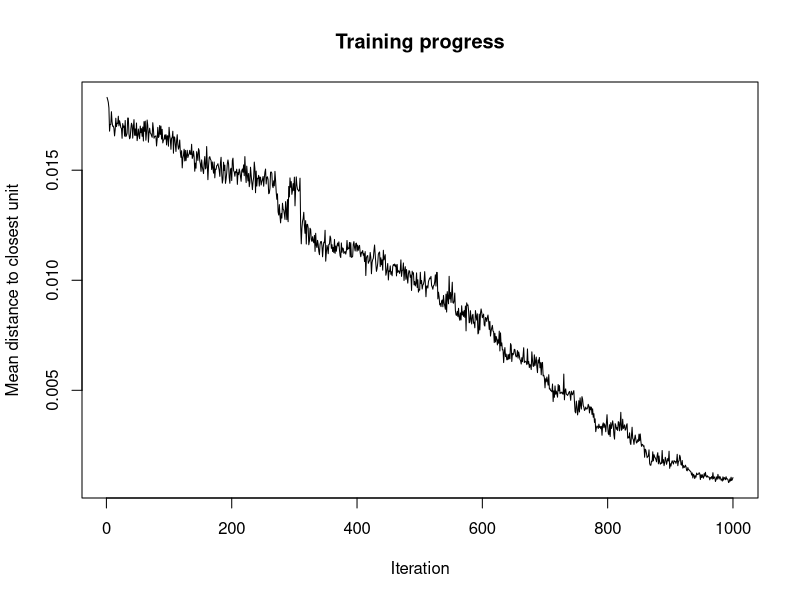
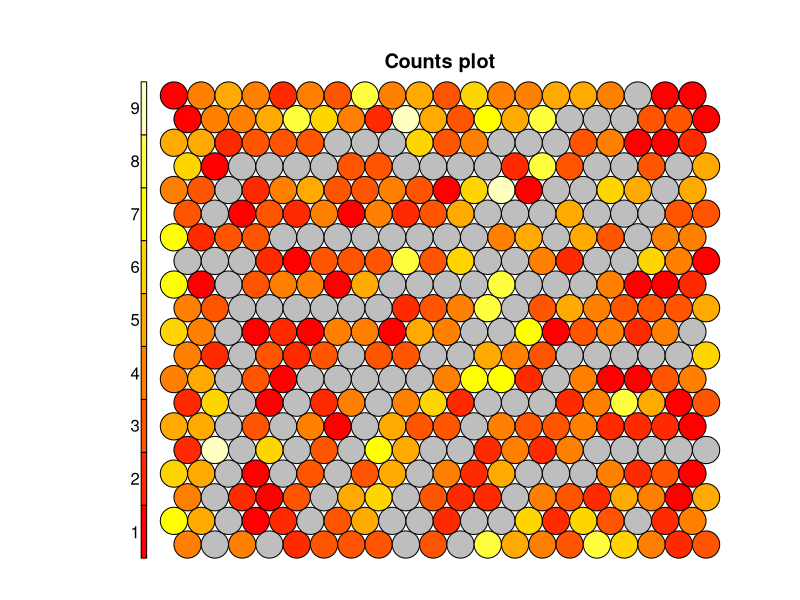
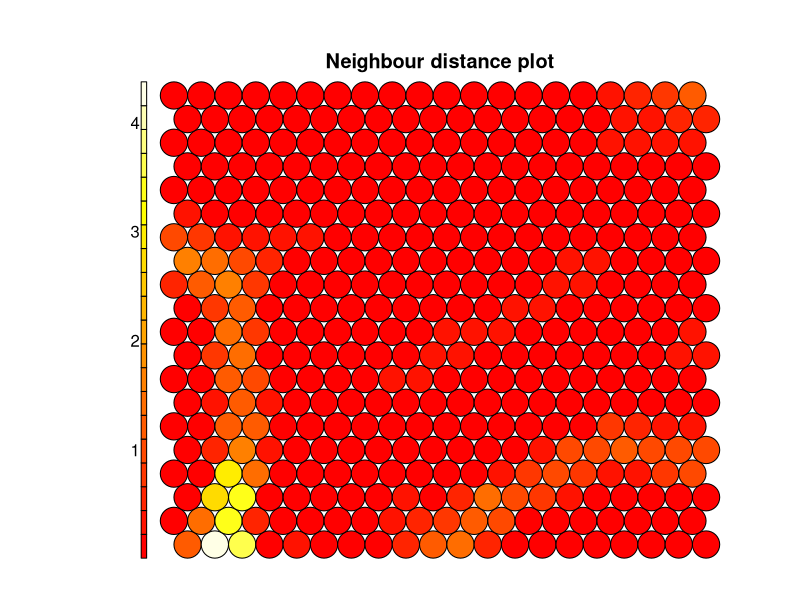
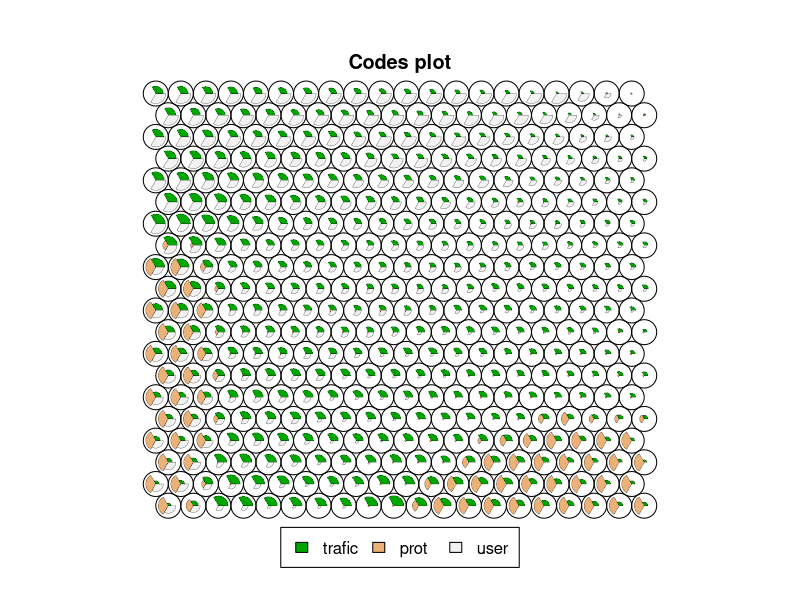
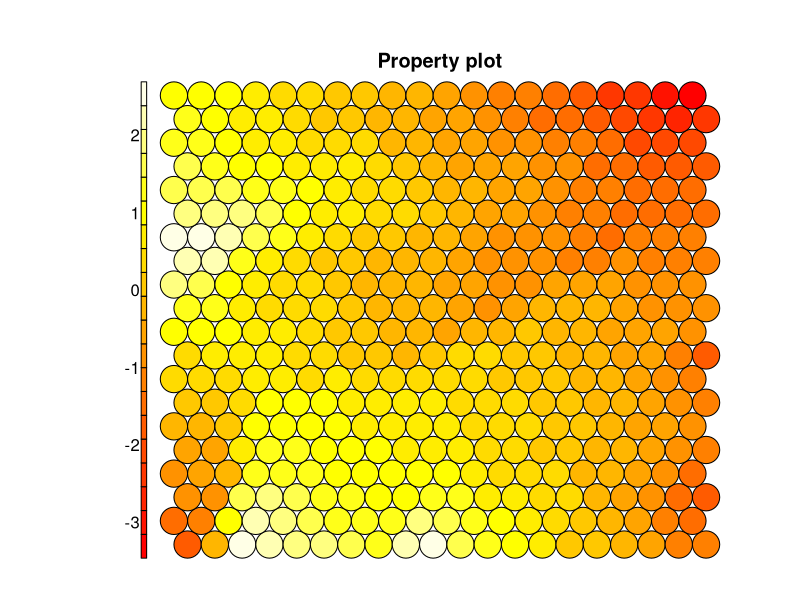
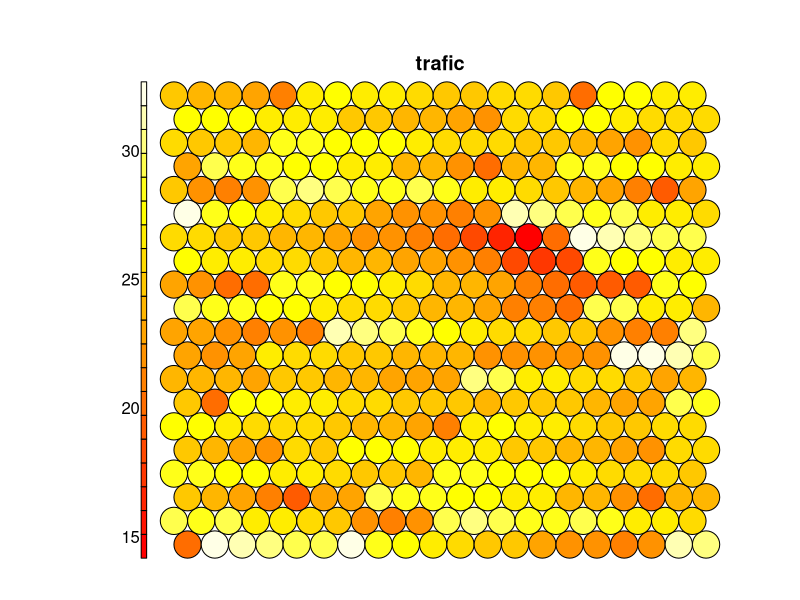
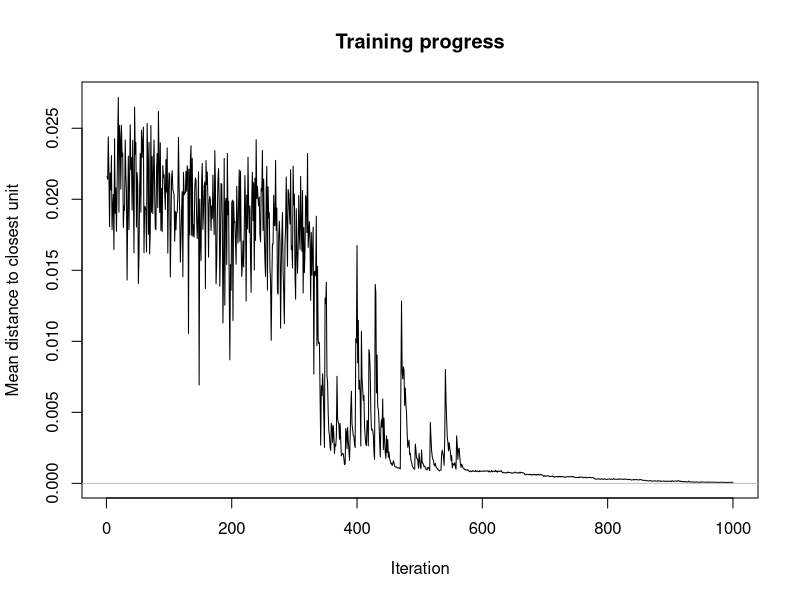
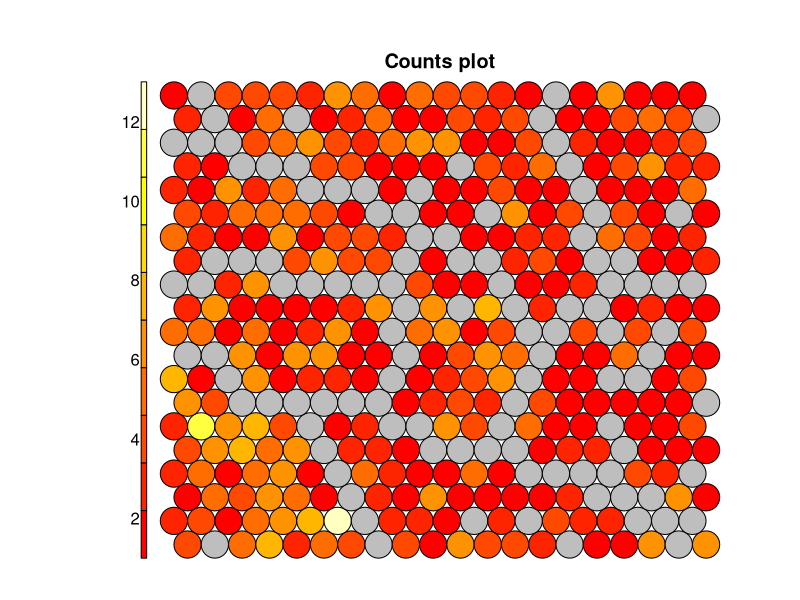

The R source for these figures, in order:
require(kohonen)
library(readr)
normal <- data.frame(trafic = rnorm(1000,25,3), 
                     prot = rep(c(80,443,21,22,23),c(100,100,100,100,100)),
                     user = rep(c(1,2,3,4,5),c(200,200,200,200,200)))
data_train_matrix <- as.matrix(scale(normal))
som_grid <- somgrid(xdim = 20, ydim=20, topo="hexagonal")

som_model <- som(data_train_matrix, 
                 grid=som_grid, rlen=1000, 
                 alpha=c(0.05,0.01), keep.data = TRUE)
plot(som_model, type="changes")
plot(som_model, type="count")
plot(som_model, type="dist.neighbours")
plot(som_model, type="codes")
plot(som_model, type = "property", property = som_model$codes[[1]][,1], 
     main=names(som_model$data)[4])

var <- 1 #define the variable to plot 
var_unscaled <- aggregate(as.numeric(normal[,var]), 
                          by=list(som_model$unit.classif), 
                          FUN=mean, simplify=TRUE)[,2] 

plot(som_model, type = "property", property=var_unscaled, 
     main=names(normal)[var])

## Com ruido ou anomalia
normal[125:130,]$trafic <- 650
data_train_matrix <- as.matrix(scale(normal))
som_grid <- somgrid(xdim = 20, ydim=20, topo="hexagonal")

som_model <- som(data_train_matrix, 
                 grid=som_grid, rlen=1000, 
                 alpha=c(0.05,0.01), keep.data = TRUE)
plot(som_model, type="changes")
plot(som_model, type="count")
plot(som_model, type="dist.neighbours")
plot(som_model, type="codes")
plot(som_model, type = "property", property = som_model$codes[[1]][,1], 
     main=names(som_model$data)[4])

var <- 1 #define the variable to plot 
var_unscaled <- aggregate(as.numeric(normal[,var]), 
                          by=list(som_model$unit.classif), 
                          FUN=mean, simplify=TRUE)[,2] 

plot(som_model, type = "property", property=var_unscaled, 
     main=names(normal)[var])
